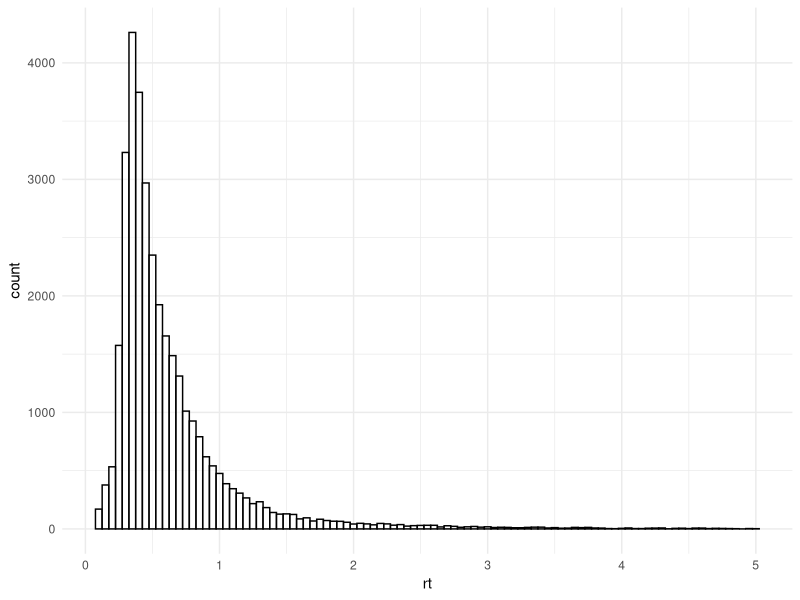
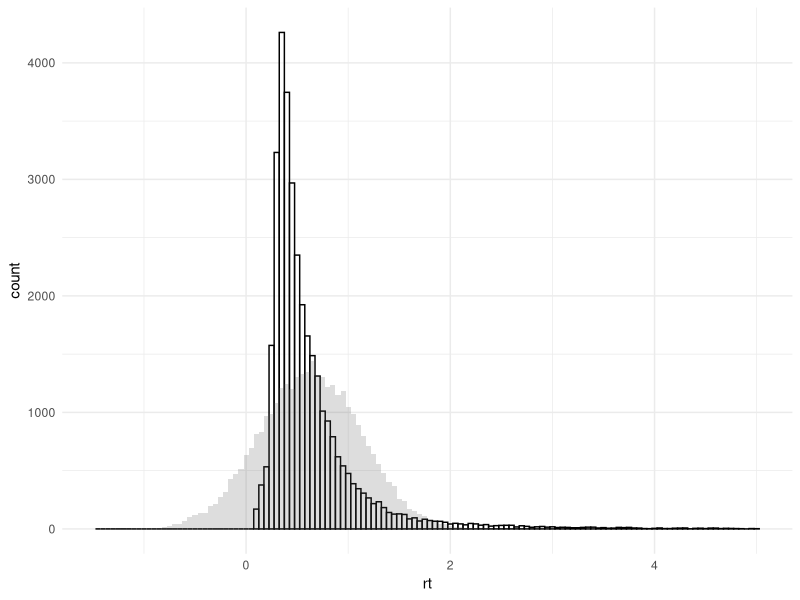
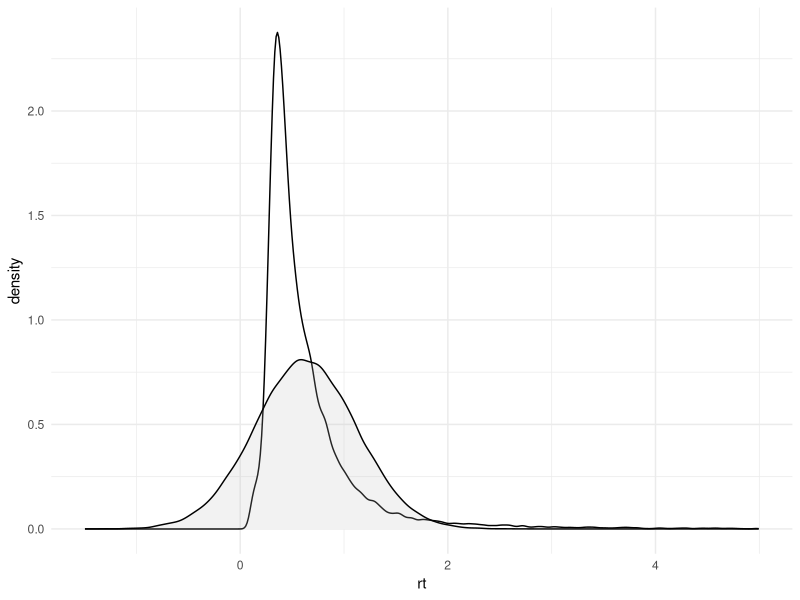

The R script that drew these images, in order:
## ---- chunk 1
## Daten einlesen
library(tidyverse)
d <- read_csv("data/data_dijkstra_course.csv") |>
    mutate(across(where(is.character), as.factor)) |> # zu Faktoren machen
    na.omit() # Messungen mit missings weglassen
## ---- chunk 2
d |>
    ggplot(aes(x = rt)) +
    geom_histogram(colour="black", fill = "white", 
                   binwidth = 0.05, 
                   alpha = 0.5) +
    theme_minimal()
## ---- chunk 3
# clean dataset first
mu = mean(d$rt)
mu

sigma = sd(d$rt)
sigma
## ---- chunk 4
d |>
    ggplot(aes(x = rt)) +
    geom_histogram(colour="black", fill = "white", 
                   binwidth = 0.05, 
                   alpha = 0.5) +
    geom_histogram(aes(x = rnorm(1:length(rt), mu, sigma)),
                   binwidth = 0.05,
                   alpha = 0.2) +
    theme_minimal()
## ---- chunk 5
d |>
    ggplot(aes(x = rt)) +
    geom_density(colour="black", fill = "white") +
    geom_density(aes(x = rnorm(1:length(rt), mu, sigma)),
                 fill="grey",
                 alpha = 0.2) +
    theme_minimal()
